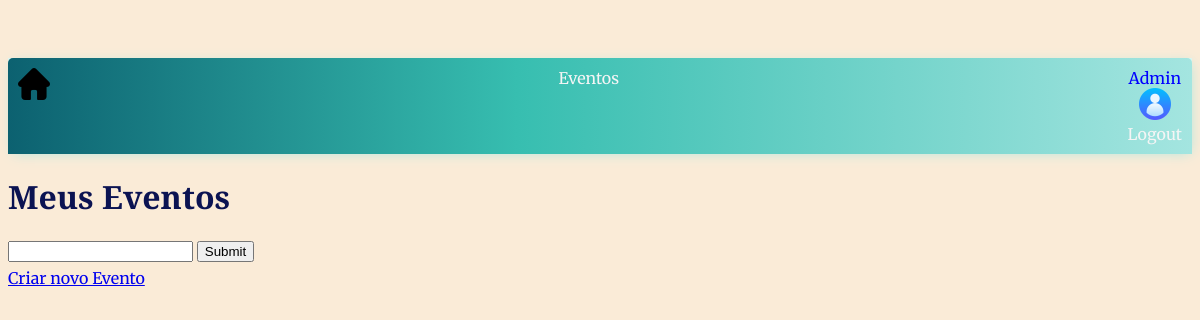
Page /eventos/evento-user (signed in) on the earlier database version.
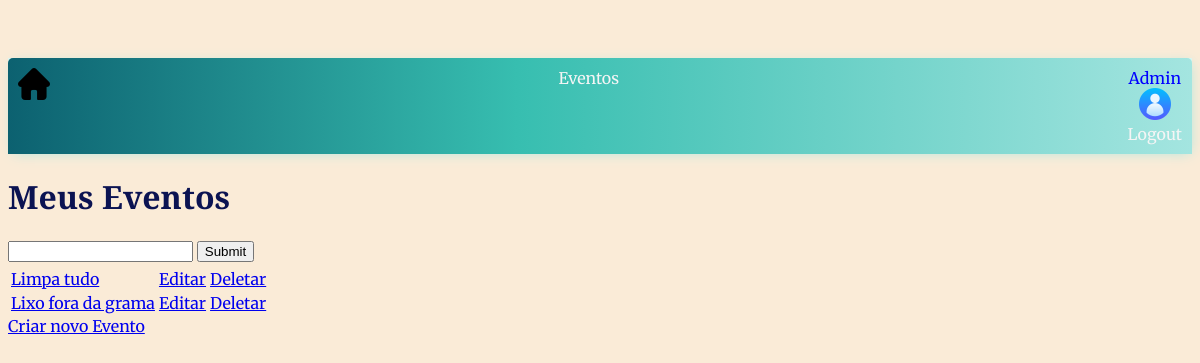
Same page on the later database version.
### eventos/models.py (models this page shows, shortened)
class Evento(models.Model):
    TYPE_CHOICES = (
        ("C", "Competicao"),
        ("W", "Workshop"),
        ("P", "Palestra"),
        ("T", "Tradicional"),
    )
    creator = models.ForeignKey(NewUser, on_delete=models.SET_NULL, null=True)
    name = models.CharField(max_length=255)
    pub_date = models.DateTimeField(auto_now_add=True, verbose_name='date published')
    event_date = models.DateTimeField('event date')
    descr_text = models.TextField('description', max_length=5000)
    city_text = models.CharField(max_length=255)
    location_map = PlainLocationField(based_fields=['city'], zoom=7)
    type_event = models.CharField(max_length=40, choices=TYPE_CHOICES)
    part_number = models.IntegerField(default=0)
    banner = models.ImageField(upload_to='banners', blank=True, null = True)

### eventos/views.py (the view)
# urls.py: path('evento-user', EventoUserList.as_view(), name='evento-user'),
class EventoUserList(LoginRequiredMixin, ListView):
    model = Evento
    context_object_name = 'eventos'
    template_name = 'eventos/evento_user.html'
    def get_context_data(self, **kwargs):
        context = super().get_context_data(**kwargs)
        context['eventos'] = context['eventos'].filter(creator=self.request.user)
        search_input = self.request.GET.get('search-area') or ''
        if search_input:
            context['eventos'] = context['eventos'].filter(
                name__startswith=search_input)
        context['search_input'] = search_input
        return context

### users/models.py (called while the page is built)
    def __str__(self):
        return self.user_name

### eventos/templates/eventos/evento_user.html
{% extends 'eventos/main.html' %}
{% block headerbar %}
    <div>
        <a href="{% url 'eventos:evento-list' %}"> Eventos </a>
    </div>
    {% if request.user.is_authenticated %}
        <div class="user-wrapper">
            {{request.user|title}}
            <div class="avatar-icon">
                {% load static %}
                <a href="">
                    <img src="{% static 'eventos/images/user.png' %}" alt="avatar">
                </a>
            </div>
            <a href="{% url 'users:logout' %}"> Logout </a>
        </div>
    {% else %}
        <a href="{% url 'users:login' %}">Login</a>
    {% endif %}</div>
{% endblock headerbar %}
{% block content %}
<h1>Meus Eventos</h1>
<form method="GET">
    <input type="text" name="search-area" value="{{ search_input }}">
    <input type="submit" name="procurar" id="search">
</form>
<table>
    <tr>
        <th>{{ search_input }}</th>
    </tr>
    {% for evento in eventos %}
    <tr>
        <td><a href="{% url 'eventos:evento' evento.id %}">{{evento.name}}</a></td>
        {% if request.user.is_authenticated %}
            <td><a href="{% url 'eventos:evento-update' evento.id %}">Editar</a></td>
            <td><a href="{% url 'eventos:evento-delete' evento.id %}">Deletar</a></td>
        {% endif %}
    </tr>
    {% endfor %}
</table>
<a href="{% url 'eventos:evento-create' %}"> Criar novo Evento </a>
{% endblock content %}

Differences in the rows shown:
now on this page (row edited): Evento: name "Limpa tudo"
added Evento: name "Lixo fora da grama"
